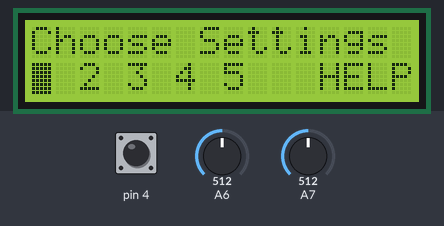
A sketch run on a simulated Arduino Nano, built with avr-gcc and run on an emulated ATmega328P. On the bench: 16×2 character LCD. The inputs (shaded band) are chosen by the test bench; at power-on: pin 4 HIGH, A6 = 512, A7 = 512.

Above: at 1.2 s.
1.3 s: pin 4 pulled LOW for 0.15 s
At 1.8 s:
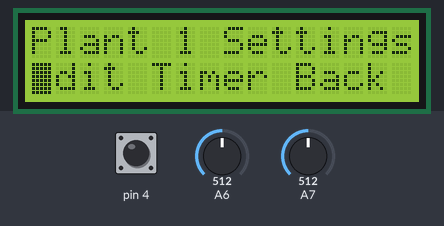
2.9 s: pin 4 pulled LOW for 1 s
At 4.2 s:
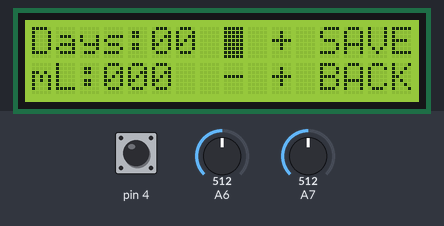
5.4 s: A6 set to 716
At 5.49 s:
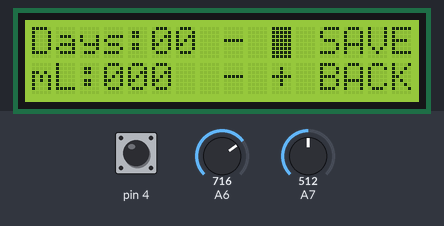
6.9 s: A7 set to 306
At 8.2 s:
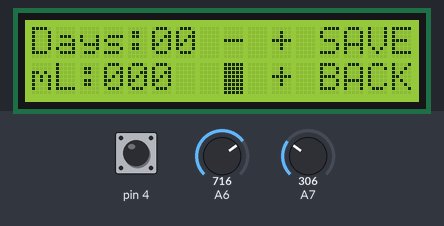
8.5 s: A7 set to 511
At 8.73 s:
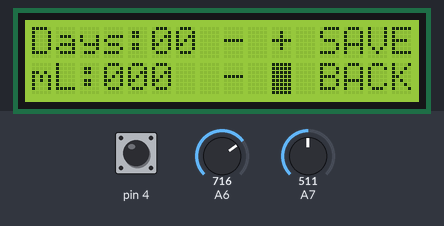
10.1 s: pin 4 pulsed LOW 5 times (0.12 s each, 0.3 s apart)
At 10.72 s:
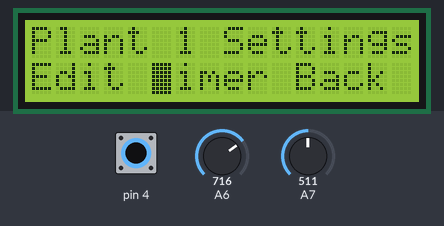
Timing chart, 0 to 13.1 s (numbered marks = the images above; inputs shaded):
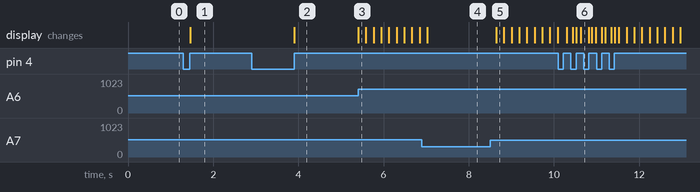

The sketch:

proto2.ino
```cpp
#include <LiquidCrystal.h>
#include <EEPROM.h>
#include "Joystick.h"

Joystick joy(A6, A7, 4, 200, 50);   // deadzone, debounce threshold
LiquidCrystal lcd(10, 9, 8, 7, 6, 5);

// ---------------- Global daily timer ----------------
struct GlobalDayTimer {
  static const uint32_t DAY_MS = 86400000UL; // 24h

  uint32_t lastTickMs = 0;

  void begin() { lastTickMs = millis(); }

  // returns true once per day (uptime-based)
  bool update() {
    uint32_t now = millis();
    if ((uint32_t)(now - lastTickMs) >= DAY_MS) {
      uint32_t daysPassed = (uint32_t)(now - lastTickMs) / DAY_MS;
      lastTickMs += daysPassed * DAY_MS;
      return true;
    }
    return false;
  }
};

// ---------------- Data model ----------------
struct Timer {
  // TODO: implement later
};

struct Plant {
  uint16_t periodDays = 0; // default 0
  uint16_t mlPerWater = 0; // default 0
  uint16_t daysLeft   = 0; // countdown aligned to global day tick
  Timer timer;
};

// ---------------- UI ----------------
class UI {
public:
  UI(LiquidCrystal &lcd, Joystick &joy)
    : lcd(lcd), joy(joy) {}

  void begin() {
    lcd.begin(16, 2);
    loadPlantsFromEEPROM();
    dayTimer.begin();
    lcd.clear();
    render();
  }

  void update() {
    unsigned long now = millis();

    // ---- background daily tick ----
    if (dayTimer.update()) {
      for (uint8_t i = 0; i < NUM_PLANTS; i++) {
        if (plants[i].periodDays == 0) {
          plants[i].daysLeft = 0;
        } else {
          if (plants[i].daysLeft > 0) plants[i].daysLeft--;
          // If it hits 0, this is where you'd trigger pump logic later.
        }
      }
      dirty = true;
    }

    // -------- HOME --------
    if (screen == HOME) {
      if (now - lastMoveMs >= moveDelayMs) {
        if (joy.moveRight()) { cursor = (cursor + 1) % 6; lastMoveMs = now; dirty = true; }
        else if (joy.moveLeft()) { cursor = (cursor == 0 ? 5 : cursor - 1); lastMoveMs = now; dirty = true; }
      }

      if (joy.justPressed()) {
        if (cursor <= 4) {
          selectedPlant = cursor;       // 0..4
          screen = EDIT_PLANT_HOME;
          cursor = 0;                   // 0=Edit, 1=Timer, 2=Back
        } else {
          screen = HELP;
          cursor = 0;
        }
        lcd.clear();
        dirty = true;
      }
    }

    // -------- EDIT_PLANT_HOME (Edit/Timer/Back) --------
    else if (screen == EDIT_PLANT_HOME) {
      if (now - lastMoveMs >= moveDelayMs) {
        if (joy.moveRight()) { cursor = (cursor + 1) % 3; lastMoveMs = now; dirty = true; }
        else if (joy.moveLeft()) { cursor = (cursor == 0 ? 2 : cursor - 1); lastMoveMs = now; dirty = true; }
      }

      if (joy.justPressed()) {
        if (cursor == 0) {
          // Edit -> Values screen
          screen = EDIT_PLANT_VALUES;
          cursor = 0;              // 0='-', 1='+', 2=SAVE/BACK
          editRow = 0;             // 0=Days row, 1=mL row
          editingLoaded = false;   // load draft on entry
          lcd.clear();
          dirty = true;
        }
        else if (cursor == 1) {
          // Timer -> Timer screen
          screen = TIMER;
          scrollIdx = 0;
          lastScrollMs = now;
          lcd.clear();
          dirty = true;
        }
        else {
          // Back -> Home
          screen = HOME;
          cursor = selectedPlant;  // keep highlight on that plant number
          lcd.clear();
          dirty = true;
        }
      }
    }

    // -------- EDIT_PLANT_VALUES (Days/mL with - + SAVE/BACK) --------
    else if (screen == EDIT_PLANT_VALUES) {
      if (!editingLoaded) {
        loadDraftFromPlant();
        dirty = true;
      }

      // Up/Down selects row
      if (now - lastMoveMs >= moveDelayMs) {
        if (joy.moveDown()) { editRow = 1; lastMoveMs = now; dirty = true; }
        else if (joy.moveUp()) { editRow = 0; lastMoveMs = now; dirty = true; }
      }

      // Left/Right selects '-', '+', 'SAVE/BACK'
      if (now - lastMoveMs >= moveDelayMs) {
        if (joy.moveRight()) { cursor = (cursor + 1) % 3; lastMoveMs = now; dirty = true; }
        else if (joy.moveLeft()) { cursor = (cursor == 0 ? 2 : cursor - 1); lastMoveMs = now; dirty = true; }
      }

      if (joy.justPressed()) {
        if (cursor == 0) {
          // '-'
          if (editRow == 0) { if (draftDays > DAYS_MIN) draftDays--; }
          else { if (draftMl > ML_MIN) draftMl--; }
          dirty = true;
        }
        else if (cursor == 1) {
          // '+'
          if (editRow == 0) { if (draftDays < DAYS_MAX) draftDays++; }
          else { if (draftMl < ML_MAX) draftMl++; }
          dirty = true;
        }
        else { // cursor == 2 -> SAVE on top row, BACK on bottom row
          if (editRow == 0) {
          // SAVE: commit + EEPROM
          plants[selectedPlant].periodDays = draftDays;
          plants[selectedPlant].mlPerWater = draftMl;

          // Reset countdown to the new schedule
          plants[selectedPlant].daysLeft = plants[selectedPlant].periodDays;

          // If period is 0, keep countdown at 0
          if (plants[selectedPlant].periodDays == 0) {
            plants[selectedPlant].daysLeft = 0;
          }

          savePlantToEEPROM(selectedPlant);
          dirty = true;
        }

          // BACK always returns (discard happens automatically because we didn't commit)
          screen = EDIT_PLANT_HOME;
          cursor = 0;
          editingLoaded = false;
          lcd.clear();
          dirty = true;
        }
      }
    }

    // -------- TIMER screen --------
    else if (screen == TIMER) {
      if (now - lastScrollMs >= scrollDelayMs) {
        scrollIdx++;
        lastScrollMs = now;
        dirty = true;
      }

      if (joy.justPressed()) {
        screen = EDIT_PLANT_HOME;
        cursor = 1; // keep cursor on Timer option
        lcd.clear();
        dirty = true;
      }
    }

    // -------- HELP --------
    else if (screen == HELP) {
      if (joy.justPressed()) {
        screen = HOME;
        cursor = 0;
        lcd.clear();
        dirty = true;
      }
    }

    // Render throttled
    if (dirty && (now - lastRenderMs >= 80)) {
      render();
      lastRenderMs = now;
      dirty = false;
    }
  }

private:
  static const uint8_t NUM_PLANTS = 5;
  Plant plants[NUM_PLANTS];

  enum Screen : uint8_t {
    HOME,
    EDIT_PLANT_HOME,
    EDIT_PLANT_VALUES,
    TIMER,
    HELP
  };

  LiquidCrystal &lcd;
  Joystick &joy;

  Screen screen = HOME;

  uint8_t cursor = 0;         // HOME:0..5, PlantHome:0..2, Values:0..2
  uint8_t selectedPlant = 0;  // 0..4
  uint8_t editRow = 0;        // 0=Days, 1=mL

  bool dirty = true;
  unsigned long lastRenderMs = 0;

  unsigned long lastMoveMs = 0;
  const unsigned long moveDelayMs = 180;

  // Draft values (only committed on SAVE)
  uint16_t draftDays = 0;
  uint16_t draftMl   = 0;
  bool editingLoaded = false;

  // Limits
  static const uint16_t DAYS_MIN = 0;
  static const uint16_t DAYS_MAX = 99;
  static const uint16_t ML_MIN   = 0;
  static const uint16_t ML_MAX   = 999;

  // EEPROM layout: days (2) + ml (2) + daysLeft (2) = 6 bytes/plant
  static const int EEPROM_BASE = 0;

  int plantAddr(uint8_t i) const {
    return EEPROM_BASE + (int)i * 6;
  }

  void loadPlantsFromEEPROM() {
    for (uint8_t i = 0; i < NUM_PLANTS; i++) {
      int addr = plantAddr(i);
      EEPROM.get(addr, plants[i].periodDays); addr += sizeof(uint16_t);
      EEPROM.get(addr, plants[i].mlPerWater); addr += sizeof(uint16_t);
      EEPROM.get(addr, plants[i].daysLeft);

      // sanity clamps
      if (plants[i].periodDays > DAYS_MAX) plants[i].periodDays = 0;
      if (plants[i].mlPerWater > ML_MAX)   plants[i].mlPerWater = 0;
      if (plants[i].daysLeft > DAYS_MAX)   plants[i].daysLeft = 0;

      // If period is 0, force countdown to 0
      if (plants[i].periodDays == 0) plants[i].daysLeft = 0;
    }
  }

  void savePlantToEEPROM(uint8_t i) {
    int addr = plantAddr(i);
    EEPROM.put(addr, plants[i].periodDays); addr += sizeof(uint16_t);
    EEPROM.put(addr, plants[i].mlPerWater); addr += sizeof(uint16_t);
    EEPROM.put(addr, plants[i].daysLeft);
  }

  void loadDraftFromPlant() {
    draftDays = plants[selectedPlant].periodDays;
    draftMl   = plants[selectedPlant].mlPerWater;
    editingLoaded = true;
  }

  // daily clock
  GlobalDayTimer dayTimer;

  // timer-screen scrolling
  uint8_t scrollIdx = 0;
  unsigned long lastScrollMs = 0;
  static const unsigned long scrollDelayMs = 250;

  // ---------- Rendering helpers ----------
  void print2(uint16_t v) { // 00..99
    if (v < 10) lcd.print('0');
    lcd.print(v);
  }

  void print3(uint16_t v) { // 000..999
    if (v < 100) lcd.print('0');
    if (v < 10)  lcd.print('0');
    lcd.print(v);
  }

  // ---------- RENDERING ----------
  void renderHome() {
    lcd.noBlink();
    lcd.setCursor(0, 0);
    lcd.print("Choose Settings ");

    lcd.setCursor(0, 1);
    lcd.print("1 2 3 4 5   HELP");

    static const uint8_t markCol[6] = {0, 2, 4, 6, 8, 12};
    lcd.setCursor(markCol[cursor], 1);
    lcd.blink();
  }

  void renderEditPlantHome() {
    lcd.noBlink();

    lcd.setCursor(0, 0);
    lcd.print("Plant ");
    lcd.print(selectedPlant + 1);
    lcd.print(" Settings   ");

    lcd.setCursor(0, 1);
    lcd.print("Edit Timer Back ");

    static const uint8_t markCol[3] = {0, 5, 11};
    lcd.setCursor(markCol[cursor], 1);
    lcd.blink();
  }

  void renderEditPlantValues() {
    lcd.noBlink();

    // Row 0: Days
    lcd.setCursor(0, 0);
    lcd.print("Days:");
    print2(draftDays);
    lcd.print(" - + SAVE");   // aim for 16 chars total

    // Row 1: mL
    lcd.setCursor(0, 1);
    lcd.print("mL:");
    print3(draftMl);
    lcd.print("  - + BACK");

    // Cursor at '-', '+', or SAVE/BACK
    // Layout positions:
    // "Days:DD - + SAVE"
    //        ^8 ^10 ^12 (approx)
    static const uint8_t colPos[3] = {8, 10, 12};
    uint8_t row = (editRow == 0) ? 0 : 1;
    lcd.setCursor(colPos[cursor], row);
    lcd.blink();
  }

  void renderTimer() {
  lcd.noBlink();

  // Top row
  lcd.setCursor(0, 0);
  lcd.print("Next Water In  "); // pad to 16 chars

  // Bottom row
  lcd.setCursor(0, 1);
  lcd.print("In ");
  lcd.print(plants[selectedPlant].daysLeft);
  lcd.print(" day(s)       "); // pad to clear leftovers
}


  void renderHelp() {
    lcd.noBlink();
    lcd.setCursor(0, 0);
    lcd.print("Help            ");
    lcd.setCursor(0, 1);
    lcd.print("Btn=Back        ");
  }

  void render() {
    if (screen == HOME) renderHome();
    else if (screen == EDIT_PLANT_HOME) renderEditPlantHome();
    else if (screen == EDIT_PLANT_VALUES) renderEditPlantValues();
    else if (screen == TIMER) renderTimer();
    else renderHelp();
  }
};

UI ui(lcd, joy);

// ---------------- Arduino sketch ----------------
void setup() {
  Serial.begin(9600);
  ui.begin();
}

void loop() {
  ui.update();
}
```

Joystick.cpp
```cpp
#include "Joystick.h"

// -------- Joystick (base) --------
Joystick::Joystick(int xPin, int yPin, int buttonPin,
                   int deadzone,
                   unsigned long debounceMs)
  : Ax(xPin),
    Ay(yPin),
    Btn(buttonPin),
    deadzone(deadzone),
    debounceTolerance(debounceMs),

    // Button state (bare minimum)
    wasPressed(false),
    pressStartTime(0),
    armed(false)
{
  pinMode(Btn, INPUT_PULLUP);
}


bool Joystick::axisBool(int pin, bool wantPositive)
{
  int v = analogRead(pin) - 512;
  if (wantPositive && v <= 0) return false;
  if (!wantPositive && v >= 0) return false;
  return abs(v) > deadzone;
}

int Joystick::axisStep(int pin, bool wantPositive, int divisions)
{
  int v = analogRead(pin) - 512;

  if (wantPositive && v <= 0) return 0;
  if (!wantPositive && v >= 0) return 0;

  int mag = abs(v);
  if (mag <= deadzone) return 0;

  const int maxMag = 512;
  if (mag > maxMag) mag = maxMag;

  // Map (deadzone..maxMag) -> (1..divisions)
  long num = (long)(mag - deadzone) * divisions;
  long den = (long)(maxMag - deadzone);

  int step = (int)((num + den - 1) / den); // ceil
  if (step < 1) step = 1;
  if (step > divisions) step = divisions;
  return step;
}

bool Joystick::moveUp()    { return axisBool(Ay, true);  }
bool Joystick::moveDown()  { return axisBool(Ay, false); }
bool Joystick::moveRight() { return axisBool(Ax, true);  }
bool Joystick::moveLeft()  { return axisBool(Ax, false); }

bool Joystick::justPressed()
{
  bool pressed = (digitalRead(Btn) == LOW);  // LOW = pressed
  unsigned long now = millis();

  // Button just went DOWN
  if (pressed && !wasPressed)
  {
    pressStartTime = now;
    armed = false;   // must re-qualify every press
  }

  // While being held, qualify after debounce time
  if (pressed && !armed)
  {
    if (now - pressStartTime >= debounceTolerance)
    {
      armed = true;
    }
  }

  bool fired = false;

  // Button just went UP → fire ONLY here
  if (!pressed && wasPressed)
  {
    if (armed)
    {
      fired = true;
    }
    armed = false;    // reset for next press
  }

  wasPressed = pressed;
  return fired;
}


// -------- JoystickScaled (derived) --------
JoystickScaled::JoystickScaled(int xPin, int yPin, int buttonPin,
                               int deadzone,
                               unsigned long debounceMs,
                               int divisions)
  : Joystick(xPin, yPin, buttonPin, deadzone, debounceMs),
    divisions(divisions)
{}

int JoystickScaled::moveUpScaled()    { return axisStep(Ay, true,  divisions); }
int JoystickScaled::moveDownScaled()  { return axisStep(Ay, false, divisions); }
int JoystickScaled::moveRightScaled() { return axisStep(Ax, true,  divisions); }
int JoystickScaled::moveLeftScaled()  { return axisStep(Ax, false, divisions); }
```

Joystick.h
```cpp
#pragma once
#include <Arduino.h>

class Joystick {
public:
  Joystick(int xPin, int yPin, int buttonPin,
           int deadzone,
           unsigned long debounceMs);

  // Digital moves
  bool moveUp();
  bool moveDown();
  bool moveLeft();
  bool moveRight();

  // Button Logic
  bool justPressed();

protected:
  int Ax, Ay, Btn;
  int deadzone;

  unsigned long debounceTolerance;

  bool wasPressed = false;           // last loop's pressed state
  unsigned long pressStartTime = 0;  // when press began
  bool armed = false;               // true once held >= debounceTolerance

  // Shared helpers for subclasses
  bool axisBool(int pin, bool wantPositive);
  int  axisStep(int pin, bool wantPositive, int divisions);
};

class JoystickScaled : public Joystick {
public:
  JoystickScaled(int xPin, int yPin, int buttonPin,
                 int deadzone,
                 unsigned long debounceMs,
                 int divisions);

  // Only available on scaled joystick
  int moveUpScaled();
  int moveDownScaled();
  int moveLeftScaled();
  int moveRightScaled();

private:
  int divisions;
};
```

Measured:
- after the input at 1.3 s, the display: changes after 0.16 s (image 1)
- after the input at 2.9 s, the display: changes after 1.0 s (image 2)
- after the input at 5.4 s, the display: changes at once (image 3)
- after the input at 8.5 s, the display: changes after 0.14 s (image 5)
- after the input at 10.1 s, the display: first differs from a run without the input after 0.43 s (image 6 shows a later state)
